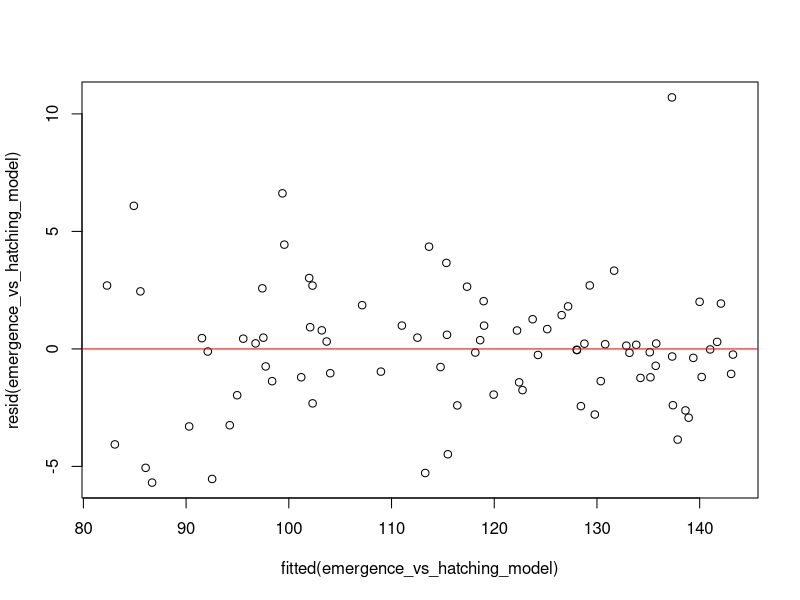
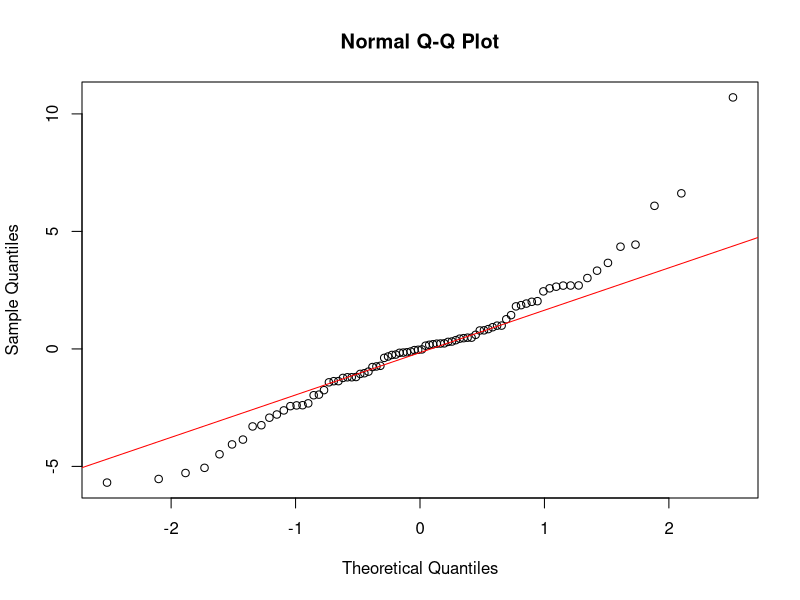
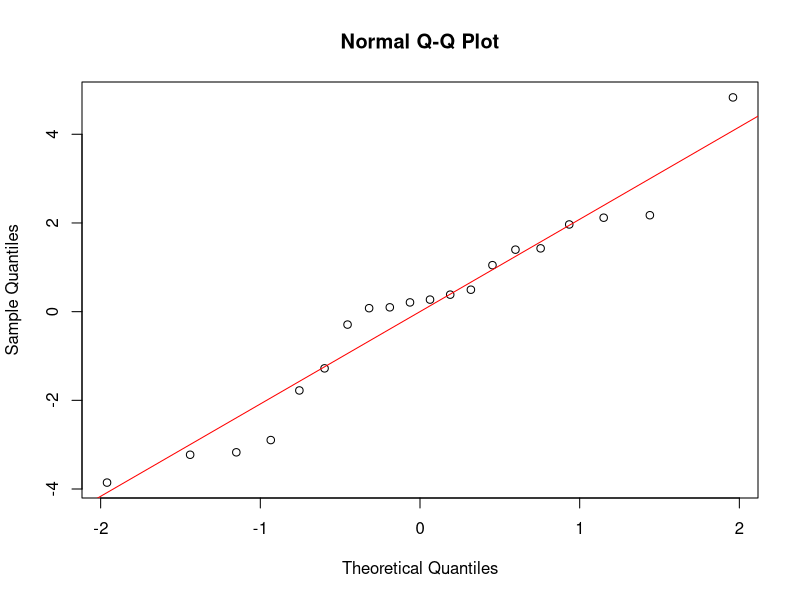
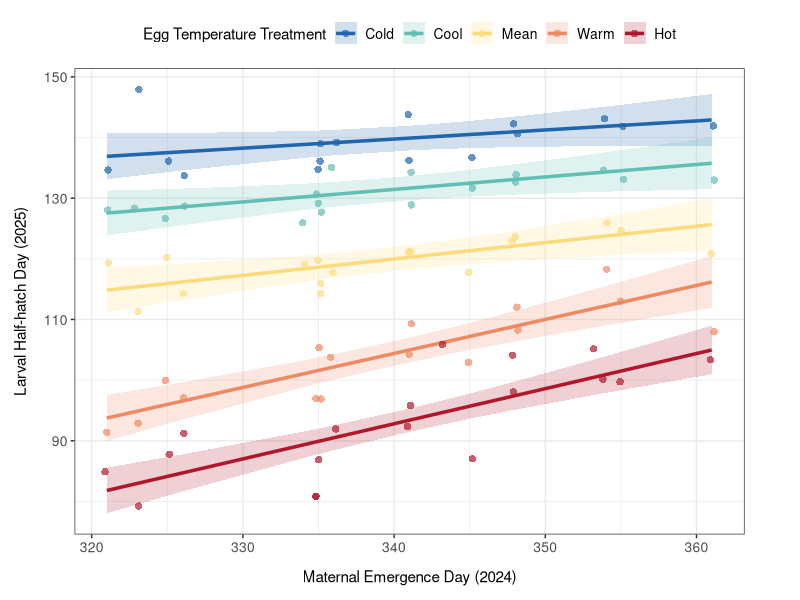
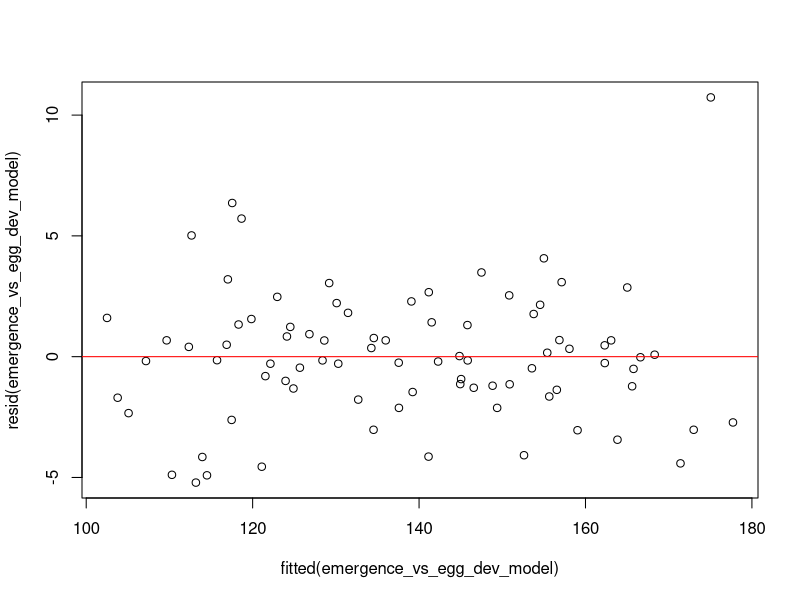
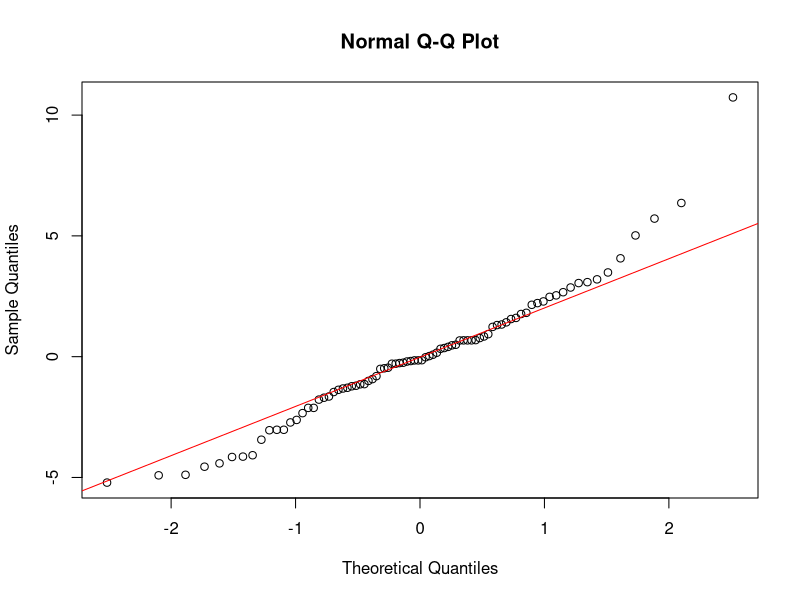
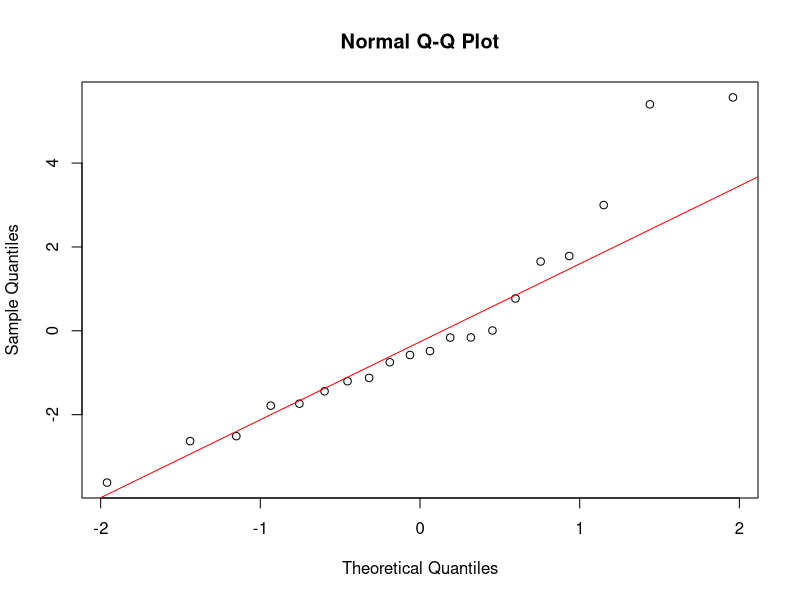
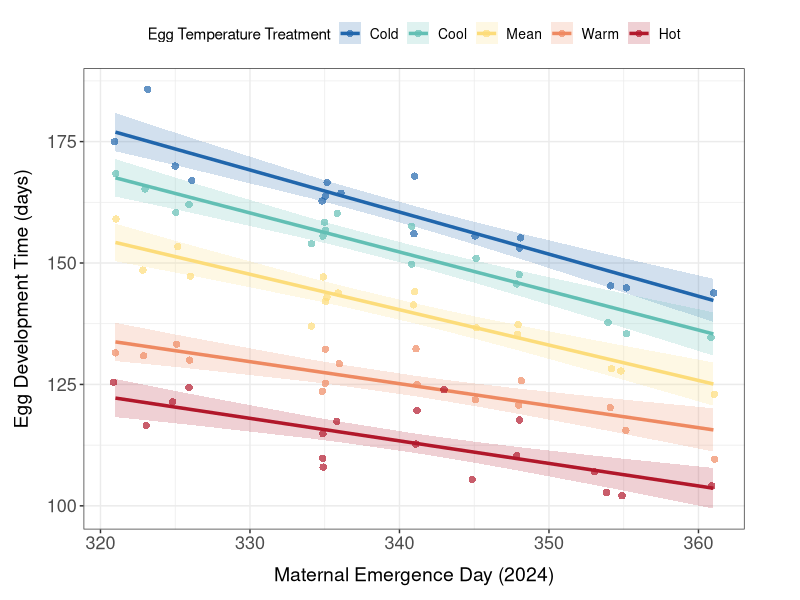

Write R code to recreate these figures, in order.
#### DESCRIPTION ####

# This script analyses the data on carryover effects between winter moth 
# pupation and larval hatching

#### SET UP ####

# packages
library(here)
library(tidyverse)
library(lmerTest)
library(ggeffects)

# data
egg_subcltuches <- read.csv(here("data_files", "egg_subcltuches_with_egg_dev_time.csv"))

# convert emergence date to day (since year began)
egg_subcltuches$emergence_day <- yday(egg_subcltuches$emergence_date)

# remove the control 
egg_subcltuches_minus_control <- egg_subcltuches %>%
  filter(egg_temperature_treatment != "ambient")


# reorder the temperature treatments to make the mean the reference for modelling 
egg_subcltuches_minus_control$maternal_temperature_treatment <- factor(egg_subcltuches_minus_control$maternal_temperature_treatment, 
                                                                levels = c("mean", "cold", "cool", "warm", "hot", "ambient"))
egg_subcltuches_minus_control$egg_temperature_treatment <- factor(egg_subcltuches_minus_control$egg_temperature_treatment, 
                                                           levels = c("mean", "cold", "cool", "warm", "hot"))

# set up a common colour palette for plots
temperature_treatment_colours <- c("cold" = "#2166AC",
                                   "cool" = "#63BFB4",
                                   "mean" = "#FDDC7A",
                                   "warm" = "#EF8A62", 
                                   "hot" = "#B2182B",
                                   "ambient" = "#777777")

#### (1) Effect of maternal emergence date on larval half-hatch date ####
#### across egg temperature treatments ####

#### MODEL ####

# model the effect of emergence date on half-hatch date controlling for egg
# temperature treatment
emergence_vs_hatching_model <- lmer(half_hatch_day ~ emergence_day*egg_temperature_treatment +
                                      (1 | female_id), data = egg_subcltuches_minus_control)

#look at the output
summary(emergence_vs_hatching_model)

#### CHECK FIT ####

# compare the full model to a reduced model without interaction 

full_model <- lm(half_hatch_day ~ emergence_day*egg_temperature_treatment, data = egg_subcltuches_minus_control)
reduced_model <- lm(half_hatch_day ~ emergence_day + egg_temperature_treatment, data = egg_subcltuches_minus_control)

anova(full_model, reduced_model, test = "Chisq")

# compare the full model to a null model 

full_model <- lm(half_hatch_day ~ emergence_day*egg_temperature_treatment, data = egg_subcltuches_minus_control)
null_model <- lm(half_hatch_day ~ 1, data = egg_subcltuches_minus_control)

anova(full_model, null_model, test = "Chisq")

#### CHECK ASSUMPTIONS ####

# check the assumption of equal variance by plotting the residuals vs fitted values 

plot(fitted(emergence_vs_hatching_model), resid(emergence_vs_hatching_model)) 
abline(h = 0, col = "red")

# Check the normality of the residuals 

qqnorm(resid(emergence_vs_hatching_model)) 
qqline(resid(emergence_vs_hatching_model), col = "red")

# check the normality of the random effects
emergence_vs_hatching_re <- ranef(emergence_vs_hatching_model)$female_id[[1]]
qqnorm(emergence_vs_hatching_re)
qqline(emergence_vs_hatching_re, col = "red")

#### PLOT ####

# calculate model prediction and save to data frame 
emergence_vs_hatching_prediction <- as.data.frame(predict_response(emergence_vs_hatching_model, 
                                                                   terms = c("emergence_day", "egg_temperature_treatment")))
# change the order of the temperature treatments
emergence_vs_hatching_prediction$group <- factor(emergence_vs_hatching_prediction$group, 
                                                 levels = c("cold", "cool", "mean", "warm", "hot"))

# plot the model prediction with confidence intervals and data points 
emergence_vs_hatching_plot <- ggplot() +
  geom_line(data = emergence_vs_hatching_prediction, 
            aes(x = x, 
                y = predicted, 
                colour = group), 
            linewidth = 1.2) +
  geom_ribbon(data = emergence_vs_hatching_prediction, 
              aes(x = x, 
                  ymin = conf.low, 
                  ymax = conf.high, 
                  fill = group), 
              alpha = 0.2) +
  geom_jitter(data = egg_subcltuches_minus_control,
              aes(x = emergence_day, 
                  y = half_hatch_day, 
                  colour = egg_temperature_treatment), 
              width = 0.2, 
              alpha = 0.7, 
              size = 2.5, 
              stroke = 0) +
  labs(x = "Maternal Emergence Day (2024)",
       y = "Larval Half-hatch Day (2025)", 
       color = "Egg Temperature Treatment",
       fill = "Egg Temperature Treatment") +
  scale_colour_manual(values = temperature_treatment_colours, 
                      labels = c("Cold", "Cool", "Mean", "Warm", "Hot")) + 
  scale_fill_manual(values = temperature_treatment_colours, 
                    labels = c("Cold", "Cool", "Mean", "Warm", "Hot")) +
  theme_bw() +
  theme(axis.title = element_text(size = 11),
        axis.text = element_text(size = 10),
        axis.title.x = element_text(margin = margin(t = 10)), 
        axis.title.y = element_text(margin = margin(r = 10)),
        legend.title = element_text(size = 11),
        legend.text = element_text(size = 10),
        legend.position = "top",
        legend.justification = "center",
        plot.margin = margin(t = 10, r = 40, b = 10, l = 10))

# look at the output
emergence_vs_hatching_plot

#### (2) Effect of maternal emergence date on egg development time ####
#### across egg temperature treatments ####

#### MODEL ####

# model the effect of emergence date on egg development controlling for egg
# temperature treatment 
emergence_vs_egg_dev_model <- lmer(egg_development_time ~ emergence_day*egg_temperature_treatment + 
                                     (1 | female_id), data = egg_subcltuches_minus_control)

# look at the output
summary(emergence_vs_egg_dev_model)
anova(emergence_vs_egg_dev_model)

#### CHECK FIT ####

# compare full model to a reduced model without interaction 
full_model <- lm(egg_development_time ~ emergence_day*egg_temperature_treatment, data = egg_subcltuches_minus_control)
reduced_model <- lm(egg_development_time ~ emergence_day + egg_temperature_treatment, data = egg_subcltuches_minus_control)

anova(full_model, reduced_model, test = "Chisq")

# compare full model to a null model 
full_model <- lm(egg_development_time ~ emergence_day*egg_temperature_treatment, data = egg_subcltuches_minus_control)
null_model <- lm(egg_development_time ~ 1, data = egg_subcltuches_minus_control)

anova(full_model, null_model, test = "Chisq")

#### CHECK ASSUMPTIONS ####

# check the assumption of equal variance by plotting the residuals vs fitted values 
plot(fitted(emergence_vs_egg_dev_model), resid(emergence_vs_egg_dev_model)) 
abline(h = 0, col = "red")

#check the normality of the residuals 
qqnorm(resid(emergence_vs_egg_dev_model)) 
qqline(resid(emergence_vs_egg_dev_model), col = "red")

# check the normality of the random effects
emergence_vs_egg_dev_re <- ranef(emergence_vs_egg_dev_model)$female_id[[1]]
qqnorm(emergence_vs_egg_dev_re)
qqline(emergence_vs_egg_dev_re, col = "red")

#### PLOT ####

# calculate model prediction and save to data frame
emergence_vs_egg_dev_prediction <- as.data.frame(predict_response(emergence_vs_egg_dev_model, 
                                                                  terms = c("emergence_day", "egg_temperature_treatment")))

# change the order of the temperature treatments
emergence_vs_egg_dev_prediction$group <- factor(emergence_vs_egg_dev_prediction$group, 
                                                levels = c("cold", "cool", "mean", "warm", "hot"))

# plot the model prediction with confidence intervals and data points
emergence_vs_egg_dev_plot <- ggplot() +
  geom_line(data = emergence_vs_egg_dev_prediction, 
            aes(x = x, 
                y = predicted, 
                colour = group), 
            linewidth = 1.2) +
  geom_ribbon(data = emergence_vs_egg_dev_prediction, 
              aes(x = x, 
                  ymin = conf.low, 
                  ymax = conf.high, 
                  fill = group), 
              alpha = 0.2) +
  geom_jitter(data = egg_subcltuches_minus_control,
              aes(x = emergence_day, 
                  y = egg_development_time, 
                  colour = egg_temperature_treatment),
              width = 0.2, 
              alpha = 0.7, 
              size = 2.5, 
              stroke = 0) +
  labs(x = "Maternal Emergence Day (2024)",
       y = "Egg Development Time (days)", 
       color = "Egg Temperature Treatment",
       fill = "Egg Temperature Treatment") +
  scale_colour_manual(values = temperature_treatment_colours, 
                      labels = c("Cold", "Cool", "Mean", "Warm", "Hot")) + 
  scale_fill_manual(values = temperature_treatment_colours, 
                    labels = c("Cold", "Cool", "Mean", "Warm", "Hot")) +
  theme_bw() +
  theme(axis.title = element_text(size = 14),
        axis.text = element_text(size = 13),
        axis.title.x = element_text(margin = margin(t = 10)), 
        axis.title.y = element_text(margin = margin(r = 10)),
        legend.title = element_text(size = 11),
        legend.text = element_text(size = 10),
        legend.position = "top",
        legend.justification = "center",
        plot.margin = margin(t = 10, r = 40, b = 10, l = 10))

# look at the output
emergence_vs_egg_dev_plot

# save as a png in the figures folder
ggsave(here("figures", "figure6.png"), 
       plot = emergence_vs_egg_dev_plot, width = 6, height = 4, dpi = 300)
